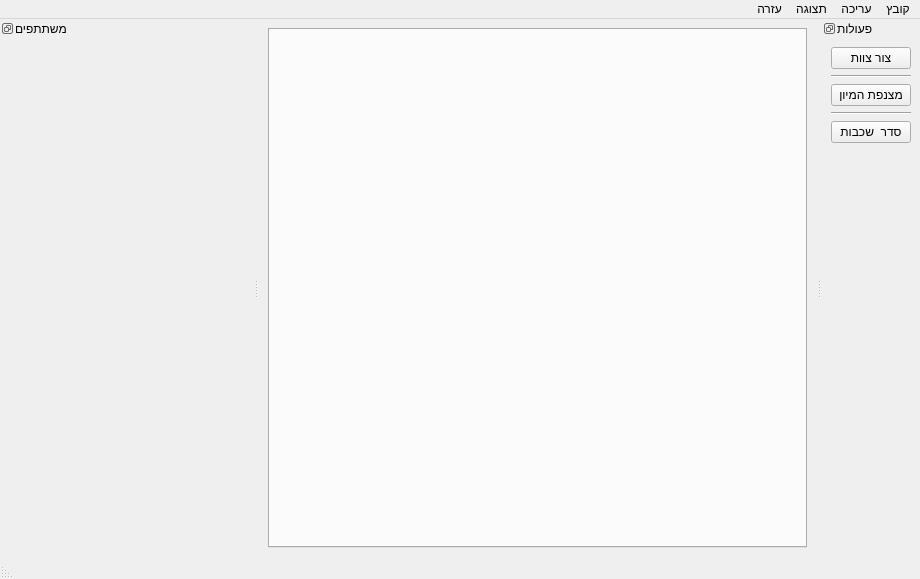
<?xml version="1.0" encoding="UTF-8"?>
<ui version="4.0">
 <class>MainWindow</class>
 <widget class="QMainWindow" name="MainWindow">
  <property name="geometry">
   <rect>
    <x>0</x>
    <y>0</y>
    <width>920</width>
    <height>579</height>
   </rect>
  </property>
  <property name="windowTitle">
   <string>פורמיון</string>
  </property>
  <property name="layoutDirection">
   <enum>Qt::RightToLeft</enum>
  </property>
  <property name="autoFillBackground">
   <bool>false</bool>
  </property>
  <property name="styleSheet">
   <string notr="true"/>
  </property>
  <widget class="QWidget" name="centralwidget">
   <property name="styleSheet">
    <string notr="true"/>
   </property>
   <layout class="QVBoxLayout" name="verticalLayout_3">
    <item>
     <widget class="QTabWidget" name="teamsTabWidget">
      <property name="currentIndex">
       <number>-1</number>
      </property>
     </widget>
    </item>
   </layout>
  </widget>
  <widget class="QMenuBar" name="menubar">
   <property name="geometry">
    <rect>
     <x>0</x>
     <y>0</y>
     <width>920</width>
     <height>24</height>
    </rect>
   </property>
   <widget class="QMenu" name="menuFile">
    <property name="layoutDirection">
     <enum>Qt::RightToLeft</enum>
    </property>
    <property name="styleSheet">
     <string notr="true"/>
    </property>
    <property name="title">
     <string>קובץ</string>
    </property>
    <widget class="QMenu" name="recentFilesMenu">
     <property name="title">
      <string>פרויקטים אחרונים</string>
     </property>
     <property name="icon">
      <iconset resource="mainwindow.qrc">
       <normaloff>:/assets/recent.png</normaloff>:/assets/recent.png</iconset>
     </property>
    </widget>
    <addaction name="newAction"/>
    <addaction name="openAction"/>
    <addaction name="recentFilesMenu"/>
    <addaction name="separator"/>
    <addaction name="saveAsAction"/>
    <addaction name="saveAction"/>
    <addaction name="separator"/>
    <addaction name="loadParticipantsFileAction"/>
    <addaction name="separator"/>
    <addaction name="exportExcelAction"/>
    <addaction name="separator"/>
    <addaction name="quitAction"/>
   </widget>
   <widget class="QMenu" name="menuEfit">
    <property name="title">
     <string>עריכה</string>
    </property>
   </widget>
   <widget class="QMenu" name="menuView">
    <property name="title">
     <string>תצוגה</string>
    </property>
    <addaction name="resetUiAction"/>
    <addaction name="separator"/>
    <addaction name="resizeTablesAction"/>
   </widget>
   <widget class="QMenu" name="menuHelp">
    <property name="title">
     <string>עזרה</string>
    </property>
   </widget>
   <addaction name="menuFile"/>
   <addaction name="menuEfit"/>
   <addaction name="menuView"/>
   <addaction name="menuHelp"/>
  </widget>
  <widget class="QStatusBar" name="statusbar"/>
  <widget class="QDockWidget" name="controlsDock">
   <property name="features">
    <set>QDockWidget::DockWidgetFloatable|QDockWidget::DockWidgetMovable</set>
   </property>
   <property name="windowTitle">
    <string>פעולות</string>
   </property>
   <attribute name="dockWidgetArea">
    <number>2</number>
   </attribute>
   <widget class="QWidget" name="dockWidgetContents">
    <layout class="QVBoxLayout" name="verticalLayout">
     <property name="spacing">
      <number>6</number>
     </property>
     <item>
      <widget class="QPushButton" name="createTeamBtn">
       <property name="styleSheet">
        <string notr="true">text-align: center;</string>
       </property>
       <property name="text">
        <string>צור צוות</string>
       </property>
       <property name="icon">
        <iconset resource="mainwindow.qrc">
         <normaloff>:/assets/create_team.png</normaloff>:/assets/create_team.png</iconset>
       </property>
      </widget>
     </item>
     <item>
      <widget class="Line" name="line">
       <property name="lineWidth">
        <number>1</number>
       </property>
       <property name="midLineWidth">
        <number>0</number>
       </property>
       <property name="orientation">
        <enum>Qt::Horizontal</enum>
       </property>
      </widget>
     </item>
     <item>
      <widget class="QPushButton" name="assignTeamsBtn">
       <property name="styleSheet">
        <string notr="true">text-align: center;</string>
       </property>
       <property name="text">
        <string>מצנפת המיון</string>
       </property>
       <property name="icon">
        <iconset resource="mainwindow.qrc">
         <normaloff>:/assets/sorting_hat.png</normaloff>:/assets/sorting_hat.png</iconset>
       </property>
      </widget>
     </item>
     <item>
      <widget class="Line" name="line_2">
       <property name="orientation">
        <enum>Qt::Horizontal</enum>
       </property>
      </widget>
     </item>
     <item>
      <widget class="QPushButton" name="gradesBtn">
       <property name="styleSheet">
        <string notr="true">text-align: center;</string>
       </property>
       <property name="text">
        <string>סדר  שכבות</string>
       </property>
       <property name="icon">
        <iconset resource="mainwindow.qrc">
         <normaloff>:/assets/list.png</normaloff>:/assets/list.png</iconset>
       </property>
      </widget>
     </item>
     <item>
      <spacer name="verticalSpacer">
       <property name="orientation">
        <enum>Qt::Vertical</enum>
       </property>
       <property name="sizeHint" stdset="0">
        <size>
         <width>20</width>
         <height>40</height>
        </size>
       </property>
      </spacer>
     </item>
    </layout>
   </widget>
  </widget>
  <widget class="QDockWidget" name="participantsDock">
   <property name="enabled">
    <bool>true</bool>
   </property>
   <property name="minimumSize">
    <size>
     <width>253</width>
     <height>532</height>
    </size>
   </property>
   <property name="features">
    <set>QDockWidget::DockWidgetFloatable|QDockWidget::DockWidgetMovable</set>
   </property>
   <property name="windowTitle">
    <string>משתתפים</string>
   </property>
   <attribute name="dockWidgetArea">
    <number>1</number>
   </attribute>
   <widget class="QWidget" name="participantDockLayout">
    <layout class="QVBoxLayout" name="verticalLayout_2">
     <property name="leftMargin">
      <number>0</number>
     </property>
     <property name="topMargin">
      <number>0</number>
     </property>
     <property name="rightMargin">
      <number>0</number>
     </property>
     <property name="bottomMargin">
      <number>0</number>
     </property>
     <item>
      <widget class="ParticipantTableWidget" name="participantsTableWidget" native="true">
       <property name="sizePolicy">
        <sizepolicy hsizetype="Minimum" vsizetype="Minimum">
         <horstretch>0</horstretch>
         <verstretch>0</verstretch>
        </sizepolicy>
       </property>
      </widget>
     </item>
    </layout>
   </widget>
  </widget>
  <action name="actionCreate_Team">
   <property name="text">
    <string>Create Team</string>
   </property>
   <property name="font">
    <font>
     <pointsize>14</pointsize>
    </font>
   </property>
   <property name="shortcut">
    <string>Ctrl+T</string>
   </property>
  </action>
  <action name="actionCreate_Participant">
   <property name="text">
    <string>Create Participant</string>
   </property>
   <property name="font">
    <font>
     <pointsize>14</pointsize>
    </font>
   </property>
  </action>
  <action name="actionLoad_Participants_File">
   <property name="text">
    <string>Load Participants File</string>
   </property>
   <property name="toolTip">
    <string>Load Participants File</string>
   </property>
   <property name="font">
    <font>
     <pointsize>14</pointsize>
    </font>
   </property>
  </action>
  <action name="loadParticipantsFileAction">
   <property name="icon">
    <iconset resource="mainwindow.qrc">
     <normaloff>:/assets/form.png</normaloff>:/assets/form.png</iconset>
   </property>
   <property name="text">
    <string>פתח קובץ משתמשים...</string>
   </property>
  </action>
  <action name="saveAsAction">
   <property name="icon">
    <iconset resource="mainwindow.qrc">
     <normaloff>:/assets/saveAs.png</normaloff>:/assets/saveAs.png</iconset>
   </property>
   <property name="text">
    <string>שמור פרויקט בשם...</string>
   </property>
   <property name="shortcut">
    <string>F12</string>
   </property>
  </action>
  <action name="saveAction">
   <property name="icon">
    <iconset resource="mainwindow.qrc">
     <normaloff>:/assets/save.png</normaloff>:/assets/save.png</iconset>
   </property>
   <property name="text">
    <string>שמור פרויקט</string>
   </property>
   <property name="shortcut">
    <string>Ctrl+S</string>
   </property>
  </action>
  <action name="openAction">
   <property name="icon">
    <iconset resource="mainwindow.qrc">
     <normaloff>:/assets/open.png</normaloff>:/assets/open.png</iconset>
   </property>
   <property name="text">
    <string>פתח פרויקט...</string>
   </property>
   <property name="shortcut">
    <string>Ctrl+O</string>
   </property>
  </action>
  <action name="quitAction">
   <property name="icon">
    <iconset resource="mainwindow.qrc">
     <normaloff>:/assets/exit.png</normaloff>:/assets/exit.png</iconset>
   </property>
   <property name="text">
    <string>צא</string>
   </property>
   <property name="shortcut">
    <string>Ctrl+Q</string>
   </property>
  </action>
  <action name="newAction">
   <property name="icon">
    <iconset resource="mainwindow.qrc">
     <normaloff>:/assets/new.png</normaloff>:/assets/new.png</iconset>
   </property>
   <property name="text">
    <string>צור פרויקט חדש...</string>
   </property>
   <property name="shortcut">
    <string>Ctrl+N</string>
   </property>
  </action>
  <action name="action">
   <property name="text">
    <string>בדיקה</string>
   </property>
  </action>
  <action name="recentAction1">
   <property name="text">
    <string>1</string>
   </property>
   <property name="visible">
    <bool>true</bool>
   </property>
  </action>
  <action name="action_2">
   <property name="text">
    <string>2</string>
   </property>
   <property name="visible">
    <bool>true</bool>
   </property>
  </action>
  <action name="recentAction3">
   <property name="text">
    <string>3</string>
   </property>
   <property name="visible">
    <bool>true</bool>
   </property>
  </action>
  <action name="recentAction4">
   <property name="text">
    <string>4</string>
   </property>
   <property name="visible">
    <bool>true</bool>
   </property>
  </action>
  <action name="exportExcelAction">
   <property name="icon">
    <iconset resource="mainwindow.qrc">
     <normaloff>:/assets/export_excel.png</normaloff>:/assets/export_excel.png</iconset>
   </property>
   <property name="text">
    <string>יצא לאקסל...</string>
   </property>
  </action>
  <action name="resetUiAction">
   <property name="icon">
    <iconset resource="mainwindow.qrc">
     <normaloff>:/assets/reset_view.png</normaloff>:/assets/reset_view.png</iconset>
   </property>
   <property name="text">
    <string>אפס ממשק</string>
   </property>
  </action>
  <action name="resizeTablesAction">
   <property name="icon">
    <iconset resource="mainwindow.qrc">
     <normaloff>:/assets/resize_tables.png</normaloff>:/assets/resize_tables.png</iconset>
   </property>
   <property name="text">
    <string>אפס טבלאות</string>
   </property>
  </action>
 </widget>
 <customwidgets>
  <customwidget>
   <class>ParticipantTableWidget</class>
   <extends>QWidget</extends>
   <header>gui.ParticipantTableWidget</header>
   <container>1</container>
  </customwidget>
 </customwidgets>
 <resources>
  <include location="mainwindow.qrc"/>
 </resources>
 <connections/>
</ui>
